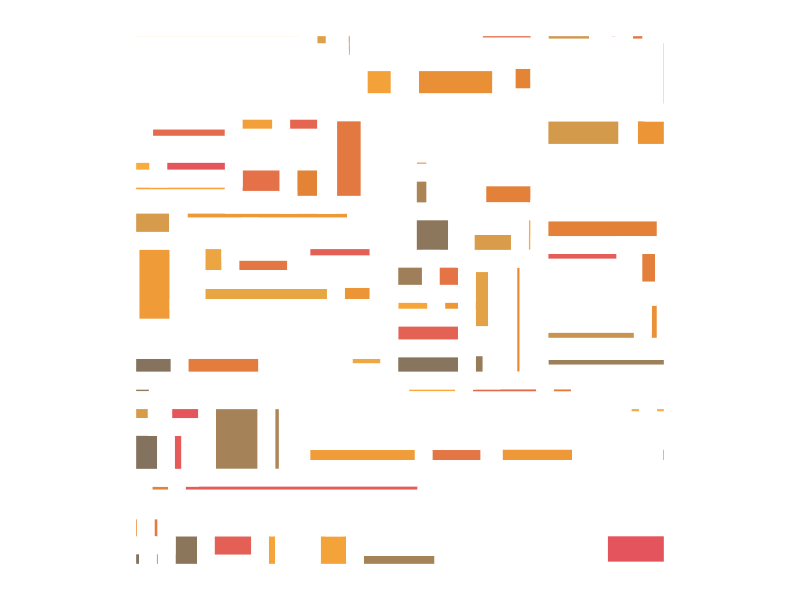
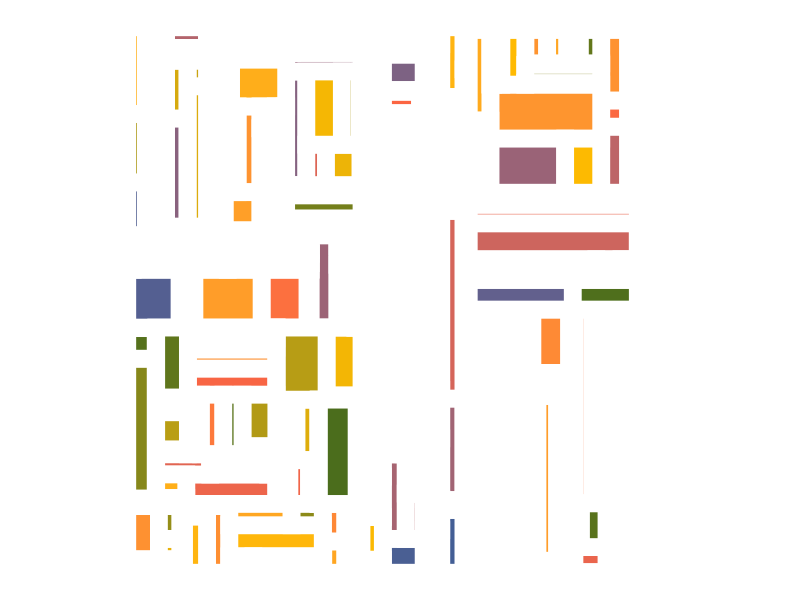
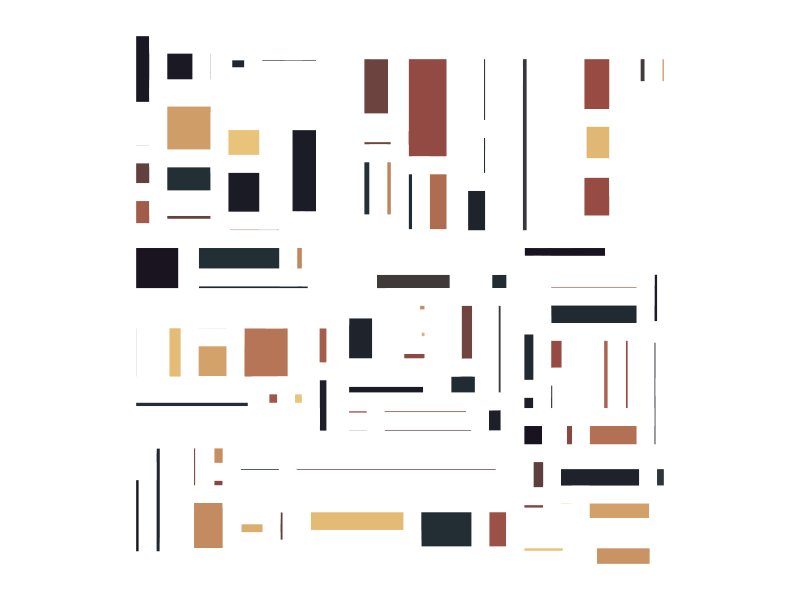
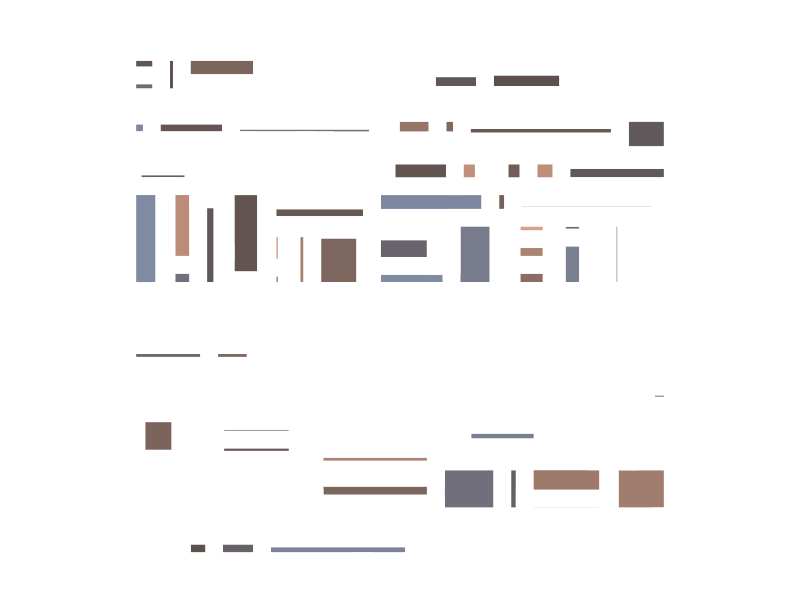
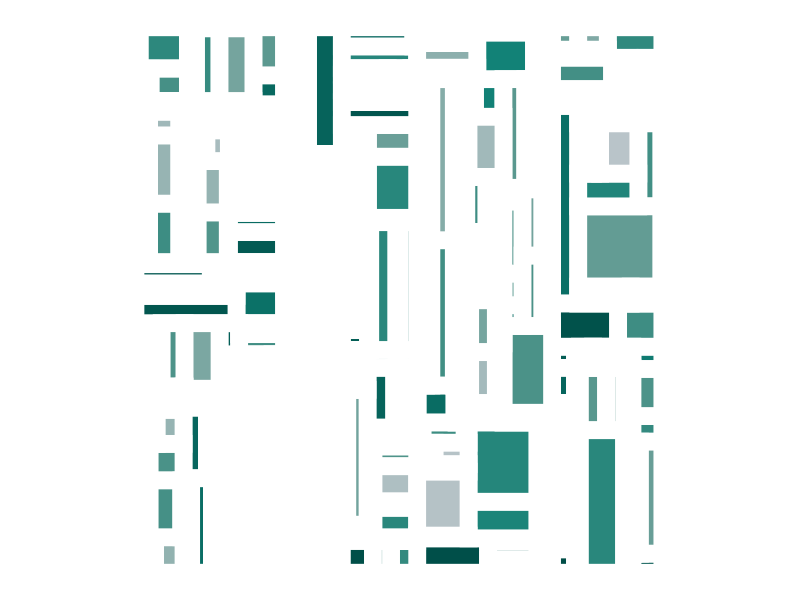
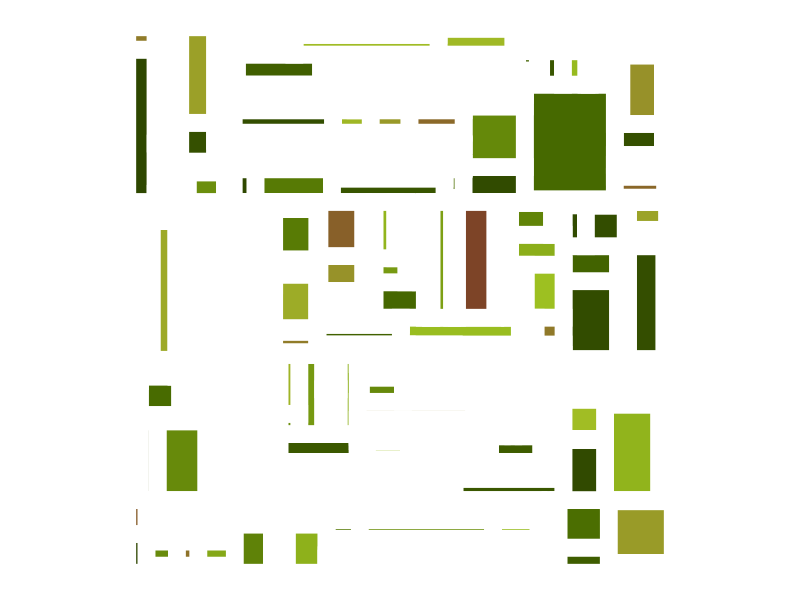
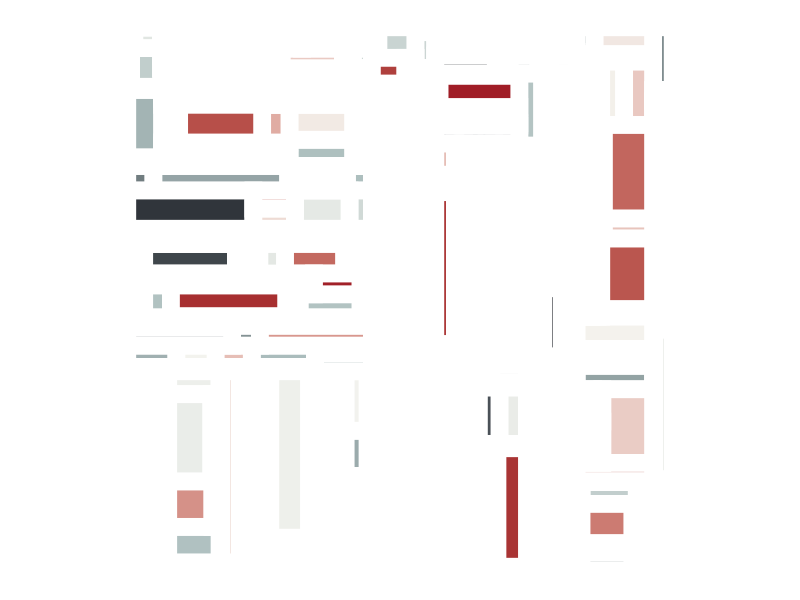
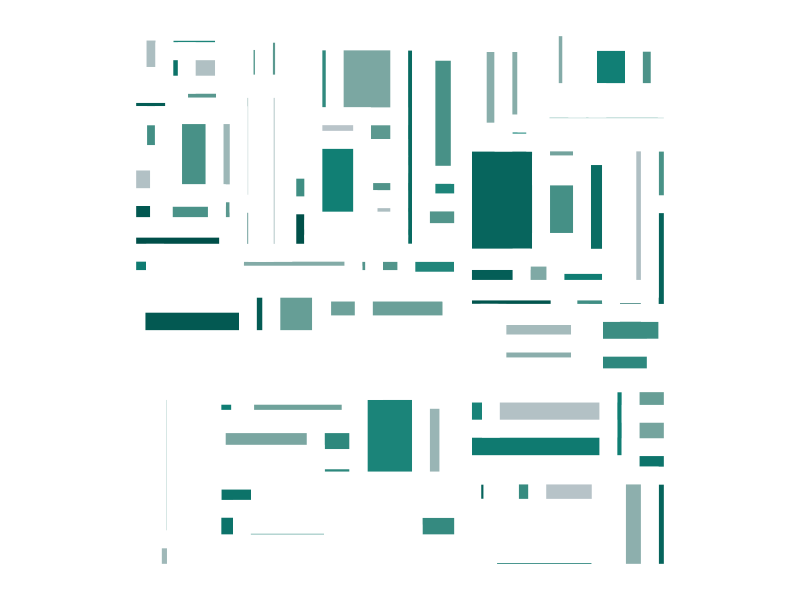

Write R code to recreate these figures, in order. (Note: this script raises an error after producing the figures.)

library(ggplot2)
library(tibble)
library(purrr)
library(dplyr)

sample_canva2 <- function(seed = NULL, n = 4) {
  if(!is.null(seed)) set.seed(seed)
  sample(ggthemes::canva_palettes, 1)[[1]] |>
    (\(x) colorRampPalette(x)(n))()  
}

choose_rectangle <- function(blocks) {
  sample(nrow(blocks), 1, prob = blocks$area)
}

choose_break <- function(lower, upper) {
  round((upper - lower) * runif(1))
}

create_rectangles <- function(left, right, bottom, top, value) {
  tibble(
    left = left,
    right = right,
    bottom = bottom,
    top = top,
    width = right - left,
    height = top - bottom,
    area = width * height,
    value = value
  )
}

split_rectangle_x <- function(rectangle, new_value) {
  with(rectangle, {
    split <- choose_break(left, right)
    new_left  <- c(left, left + split)
    new_right <- c(left + split, right)
    new_value <- c(value, new_value)
    create_rectangles(new_left, new_right, bottom, top, new_value)
  })
}

split_rectangle_y <- function(rectangle, new_value) {
  with(rectangle, {
    split <- choose_break(bottom, top)
    new_bottom <- c(bottom, bottom + split)
    new_top <- c(bottom + split, top)
    new_value <- c(value, new_value)
    create_rectangles(left, right, new_bottom, new_top, new_value)
  })
}

split_rectangle <- function(rectangle, value) {
  if(runif(1) < .5) {
    return(split_rectangle_x(rectangle, value))
  }
  split_rectangle_y(rectangle, value)
}

split_block <- function(blocks, value) {
  old <- choose_rectangle(blocks) 
  new <- split_rectangle(blocks[old, ], value)
  bind_rows(blocks[-old, ], new)
}

subdivision <- function(ncol = 1000, 
                        nrow = 1000, 
                        nsplits = 50, 
                        seed = NULL) {
  
  if(!is.null(seed)) set.seed(seed)
  blocks <- create_rectangles(
    left = 1, 
    right = ncol, 
    bottom = 1, 
    top = nrow, 
    value = 0
  )
  reduce(1:nsplits, split_block, .init = blocks)
}

develop <- function(div, seed = NULL, linewidth = 3) {
  
  div |> 
    ggplot(aes(
      xmin = left, 
      xmax = right, 
      ymin = bottom, 
      ymax = top,
      fill = value
    )) +
    geom_rect(
      colour = "#ffffff", 
      linewidth = linewidth,
      show.legend = FALSE
    ) +
    scale_fill_gradientn(
      colours = sample_canva2(seed)
    ) +
    coord_equal() +
    theme_void()
}

write_subdivision <- function(seed) {
  fname <- paste0("subdivision_01_", seed, ".png")
  cat("generating", fname, "\n")
  subdivision(seed = seed, nsplits = 300) |> 
    develop(linewidth = 6) |>
    ggsave(
      filename = here::here("output", fname), 
      plot = _,
      bg = "white",
      dpi = 300,
      width = 4000/300,
      height = 4000/300
    )
}

for(seed in 1000:1099) write_subdivision(seed)
